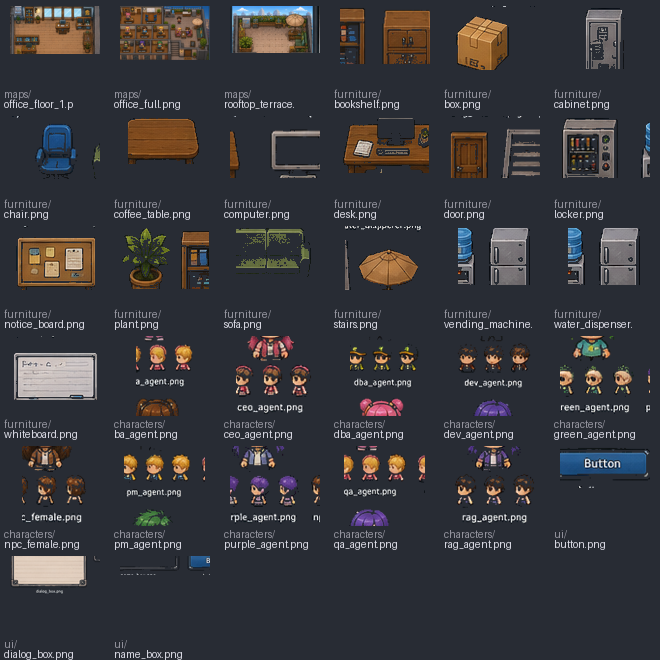

The Python source for this figure:
import os
from PIL import Image, ImageDraw

OUT = r"C:\Users\dpras\source\repos\GitHub\ai-office-os\frontend\public\assets"
folders = ["maps", "furniture", "characters", "ui"]

cell = 110
cols = 6
items = []
for f in folders:
    d = os.path.join(OUT, f)
    if not os.path.isdir(d):
        continue
    for n in sorted(os.listdir(d)):
        if n.endswith(".png"):
            items.append((f, n, os.path.join(d, n)))

rows = (len(items) + cols - 1) // cols
sheet = Image.new("RGB", (cols * cell, rows * cell), (40, 44, 52))
draw = ImageDraw.Draw(sheet)

for i, (folder, name, path) in enumerate(items):
    c = i % cols
    r = i // cols
    img = Image.open(path).convert("RGBA")
    img.thumbnail((cell - 20, cell - 30))
    x = c * cell + (cell - img.width) // 2
    y = r * cell + 6
    # checkerboard behind to see transparency
    sheet.paste(img, (x, y), img)
    draw.text((c * cell + 4, r * cell + cell - 22), f"{folder}/", fill=(150, 150, 160))
    draw.text((c * cell + 4, r * cell + cell - 12), name[:16], fill=(220, 220, 230))

p = r"C:\Users\dpras\source\repos\GitHub\ai-office-os\tools\contact_sheet.png"
sheet.save(p)
print("saved", p, sheet.size)
